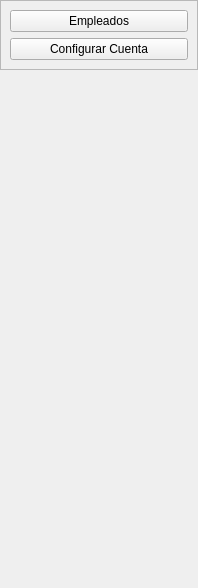
              <widget class="QWidget" name="page_3">
               <property name="geometry">
                <rect>
                 <x>0</x>
                 <y>0</y>
                 <width>198</width>
                 <height>588</height>
                </rect>
               </property>
               <attribute name="icon">
                <iconset resource="icons.qrc">
                 <normaloff>:/icons/icons/chevron-down.svg</normaloff>:/icons/icons/chevron-down.svg</iconset>
               </attribute>
               <attribute name="label">
                <string>Configuración</string>
               </attribute>
               <layout class="QVBoxLayout" name="verticalLayout_11">
                <property name="spacing">
                 <number>0</number>
                </property>
                <property name="leftMargin">
                 <number>0</number>
                </property>
                <property name="topMargin">
                 <number>0</number>
                </property>
                <property name="rightMargin">
                 <number>0</number>
                </property>
                <item alignment="Qt::AlignTop">
                 <widget class="QFrame" name="frame_15">
                  <property name="frameShape">
                   <enum>QFrame::StyledPanel</enum>
                  </property>
                  <property name="frameShadow">
                   <enum>QFrame::Raised</enum>
                  </property>
                  <layout class="QVBoxLayout" name="verticalLayout_12">
                   <item alignment="Qt::AlignTop">
                    <widget class="QPushButton" name="pushButton">
                     <property name="text">
                      <string>Empleados</string>
                     </property>
                     <property name="icon">
                      <iconset resource="icons.qrc">
                       <normaloff>:/icons/icons/users.svg</normaloff>:/icons/icons/users.svg</iconset>
                     </property>
                    </widget>
                   </item>
                   <item>
                    <widget class="QPushButton" name="pushButton_2">
                     <property name="text">
                      <string>Configurar Cuenta</string>
                     </property>
                     <property name="icon">
                      <iconset resource="icons.qrc">
                       <normaloff>:/icons/icons/settings.svg</normaloff>:/icons/icons/settings.svg</iconset>
                     </property>
                    </widget>
                   </item>
                  </layout>
                 </widget>
                </item>
               </layout>
              </widget>
